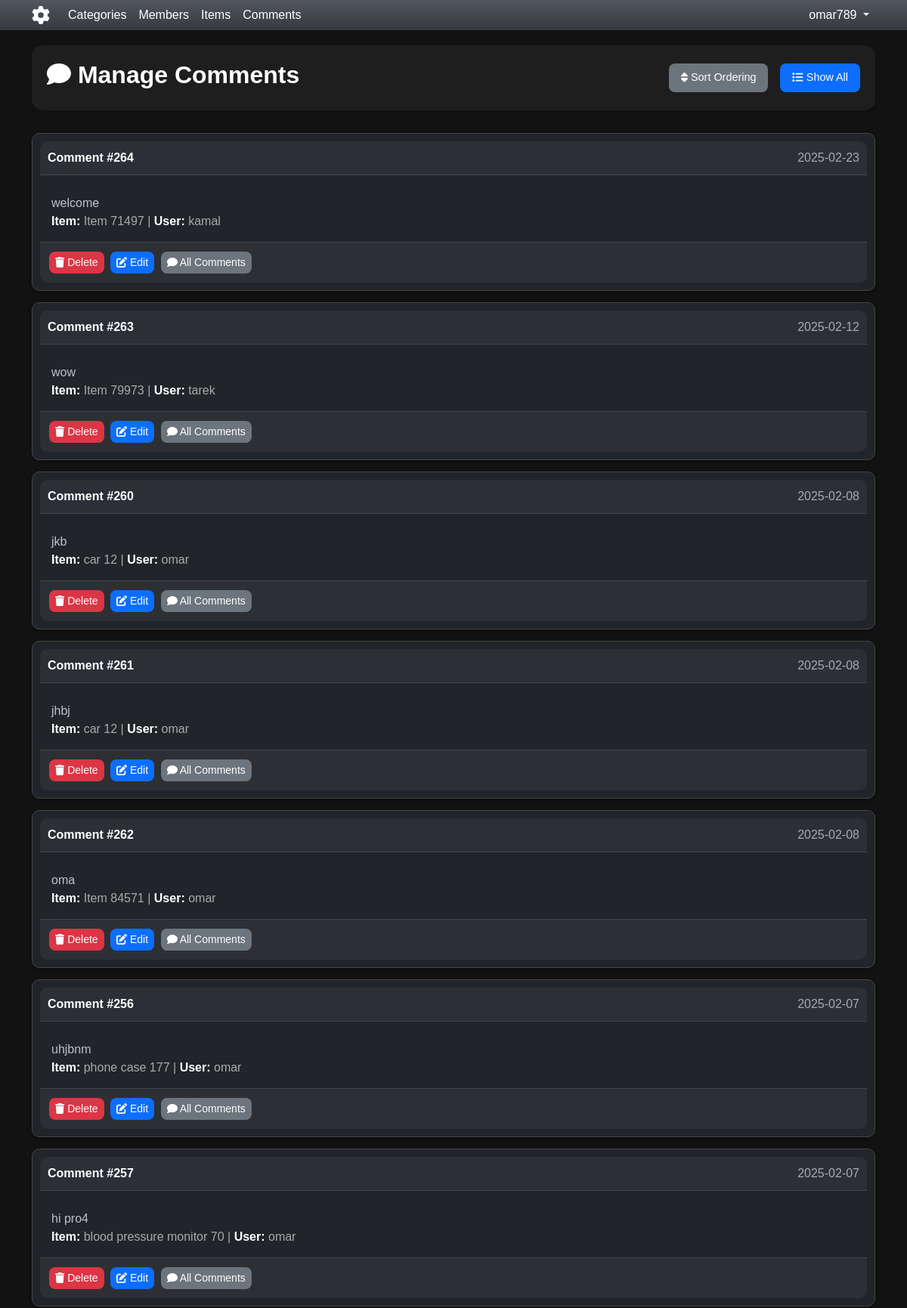
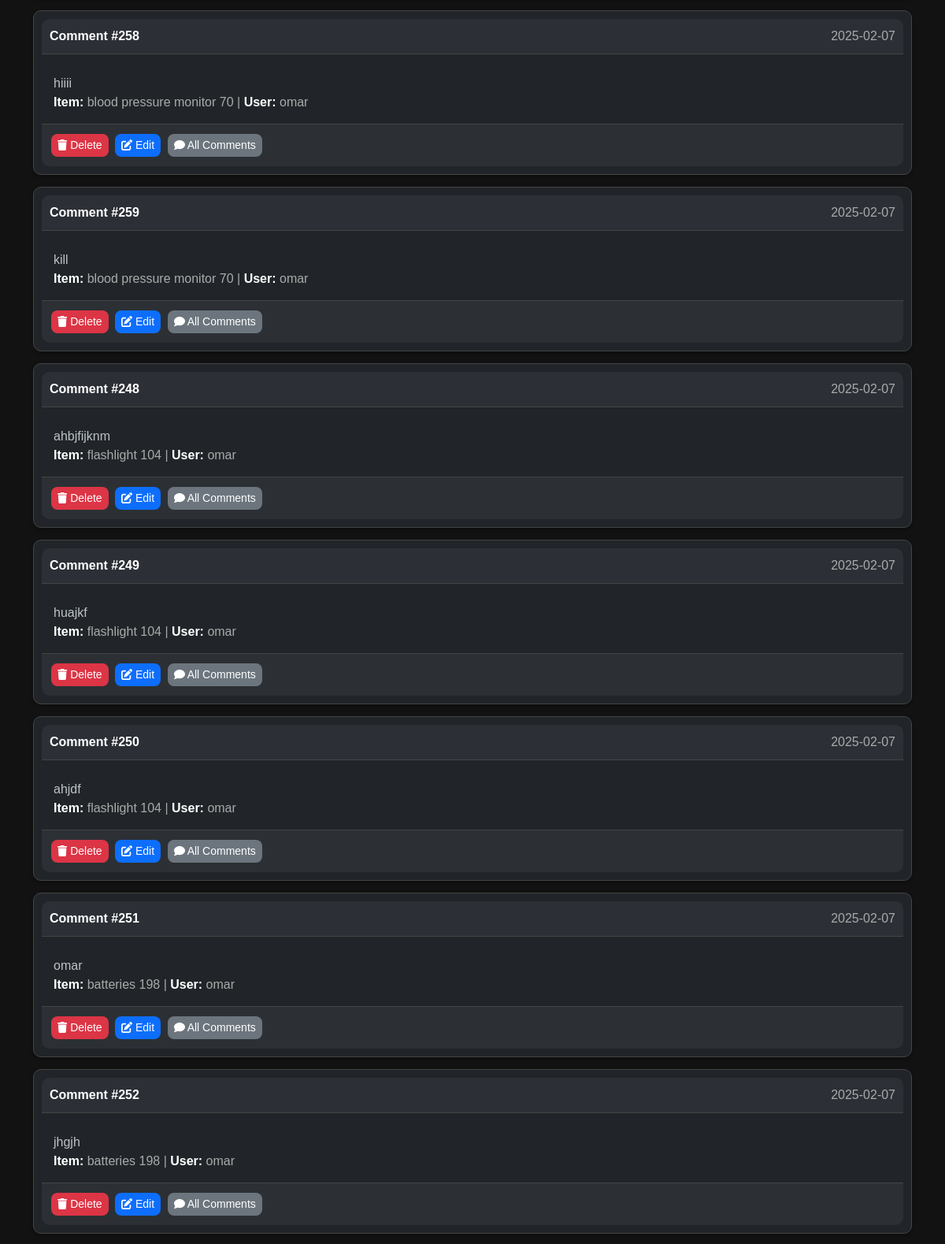
/admin/comments.php (signed in, upper part), run on the app's committed database (2 pictures, top to bottom).
### tables this page shows
CREATE TABLE `comments` (
  `CID` int NOT NULL,
  `Comment` text NOT NULL,
  `Status` tinyint NOT NULL,
  `CommentDate` date NOT NULL,
  `ItemID` int NOT NULL,
  `UserID` int NOT NULL
);

CREATE TABLE `items` (
  `itemsID` int NOT NULL,
  `Name` varchar(255) NOT NULL,
  `Description` text NOT NULL,
  `Price` int NOT NULL,
  `AddDate` datetime NOT NULL,
  `CountryMade` varchar(255) NOT NULL,
  `Status` varchar(255) NOT NULL,
  `Rating` smallint NOT NULL,
  `CatID` int NOT NULL DEFAULT '0',
  `MemberID` int NOT NULL DEFAULT '0',
  `Approve` tinyint NOT NULL DEFAULT '0'
);

CREATE TABLE `users` (
  `UserID` int NOT NULL,
  `Username` varchar(255) NOT NULL COMMENT 'username to login',
  `Password` varchar(255) NOT NULL COMMENT 'password to login',
  `Email` varchar(255) NOT NULL,
  `FullName` varchar(255) NOT NULL,
  `GroupID` int NOT NULL DEFAULT '0',
  `AdminID` int NOT NULL DEFAULT '0',
  `RagStatus` int NOT NULL DEFAULT '0' COMMENT 'User Approval',
  `Date` datetime DEFAULT NULL,
  `Description` text,
  `Phone` text
);

### admin/pagesComment/manage.php (the view, shortened to what this page needs)
<?php
$sort = isset($_GET['sort']) && $_GET['sort'] == 'DESC' ?  'ASC'  :  'DESC';
$limit = 100;
$stmt = $con->prepare("SELECT comments.*, items.Name, users.Username
                       FROM comments
                       INNER JOIN items ON items.itemsID = comments.ItemID
                       INNER JOIN users ON users.UserID = comments.UserID
                       ORDER BY comments.CommentDate $sort
                       LIMIT $limit");
$stmt->execute();
$rows = $stmt->fetchAll();
?>
<div class="container ">
    <div class="row justify-content-center">
        <div class="col-md-12">
            <div class="header-section">
                <div class="d-flex align-items-center justify-content-between flex-wrap gap-3">
                    <h2 class="fw-bold"><i class="fas fa-comment"></i> Manage Comments</h2>
                    <div class="d-flex gap-3">
                        <a id="sortOrdering" class="btn btn-secondary" href="?sort=<?= $sort ?>">
                            <i class="fa-solid fa-sort"></i> Sort Ordering
                        </a>
                        <a id="showAll" class="btn btn-primary" href="comments.php?do=all_comments">
                            <i class="fa-solid fa-list"></i> Show All
                        </a>
                    </div>
                </div>
            </div>
            <div id="commentsContainer">
                <?php if (!isset($_GET['page'])) : ?>
                    <?php foreach ($rows as $com): ?>
                        <div class="comment-card">
                            <div class="comment-header">
                                <strong>Comment #<?= $com['CID'] ?></strong>
                                <span class="float-end text-muted"><?= $com['CommentDate'] ?></span>
                            </div>
                            <div class="comment-body">
                                <p><?= $com['Comment'] ?></p>
                                <div class="text-muted">
                                    <strong>Item:</strong> <?= $com['Name'] ?> |
                                    <strong>User:</strong> <?= $com['Username'] ?>
                                </div>
                            </div>
                            <div class="comment-footer">
                                <a class="btn btn-sm btn-danger btn-custom" href="comments.php?do=delete&comid=<?= $com['CID'] ?>" id="delete-<?= $com['CID'] ?>">
                                    <i class="fas fa-trash"></i> Delete
                                </a>
                                <a class="btn btn-sm btn-primary btn-custom" href="comments.php?do=edit&comid=<?= $com['CID'] ?>">
                                    <i class="fas fa-edit"></i> Edit
                                </a>
                                <a class="btn btn-sm btn-secondary btn-custom" href="comments.php?do=all_comments&comid=<?= $com['UserID'] ?>">
                                    <i class="fas fa-comment"></i> All Comments
                                </a>
                            </div>
                        </div>
                    <?php endforeach; ?>
                <?php endif ?>
            </div>
        </div>
    </div>
</div>

### admin/style/css/global/global.css (style rules this page uses)
:root { --bs-dark-rgb: 52, 58, 64; --bs-bg-opacity: 0.8; --white-color: #ffffff; --black-color: #000000; --primary-color: #007bff; --secondary-color: #0056b3; --success-color: #28a745; --danger-color: #dc3545; --warning-color: #e67e22; --info-color: #3498db; --shadow: 0 4px 10px rgba(0, 0, 0, 0.1); --transition: all 0.3s ease; }
body { margin: 0; padding: 0; background-color: rgba(var(--bs-dark-rgb), var(--bs-bg-opacity)); color: var(--white-color); font-family: 'Arial', sans-serif; }
a { text-decoration: none; color: inherit; }
strong { color : black }

### admin/style/css/pages/dashboard.css (style rules this page uses)
.comment-card { background: #2c3e50; border-radius: 10px; padding: 10px; box-shadow: 0 2px 4px rgba(0, 0, 0, 0.1); transition: transform 0.3s ease, box-shadow 0.3s ease; display: flex; justify-content: space-between; align-items: center; }
.comment-header { border-bottom: 1px solid #34495e; margin-bottom: 10px; }
.comment-body p { color: #bdc3c7; margin: 0; line-height: 1.5; }
.btn { border-radius: 5px; text-decoration: none; font-size: 0.9em; transition: background 0.3s ease; }
.btn-secondary { background: #7f8c8d; color: #fff; }

### admin/style/css/main_pages/categorys.css (style rules this page uses)
body { background-color: #1a1d20; color: #ffffff; font-family: 'Arial', sans-serif; margin: 0; padding: 0; }
body { background-color: #121212; color: #ffffff; }
.btn { border-radius: 8px; padding: 0.5rem 1rem; font-size: 0.9rem; transition: background-color 0.3s ease, transform 0.2s ease; }
.btn-secondary { background-color: #6c757d; border: none; }
.btn-primary { background-color: #0d6efd; border: none; }
.btn-danger { background-color: #dc3545; border: none; }
.btn-sm { padding: 0.25rem 0.5rem; font-size: 0.875rem; }
.header-section { background-color: #1e1e1e; padding: 20px; border-radius: 15px; margin-bottom: 30px; box-shadow: 0 4px 8px rgba(0, 0, 0, 0.2); }

### admin/style/css/main_pages/members.css (style rules this page uses)
strong { color: #ffffff; }
span { color: #ffffff; }
div a { text-decoration: none; color: white; }

### admin/includes/templates/header.php (style rules this page uses)
body { font-family: 'Arial', sans-serif; }
body { background-color: #121212; color: #ffffff; }
p { font-weight: 400; }
* { scrollbar-width: thin; scrollbar-color: #555 #2c2c2c; }

### admin/pagesComment/manage.php (style rules this page uses)
.comment-card { background-color: #212529; border: 1px solid #444; border-radius: 10px; margin-bottom: 15px; box-shadow: 0 2px 4px rgba(0, 0, 0, 0.3); transition: transform 0.2s, box-shadow 0.2s; display: block; }
.comment-header { background-color: #2c3036; padding: 10px; border-bottom: 1px solid #444; border-radius: 10px 10px 0 0; }
.comment-body { padding: 15px; }
.comment-footer { background-color: #2c3034; padding: 10px; border-top: 1px solid #444; border-radius: 0 0 10px 10px; }
.btn-custom { margin: 2px; }
.text-muted { color: #aaa !important; }
.header-section { background-color: #1e1e1e; padding: 20px; border-radius: 15px; margin-bottom: 30px; box-shadow: 0 4px 8px rgba(0, 0, 0, 0.2); }

### data on the page
comments: CID "264", CommentDate "2025-02-23", Comment "welcome", ItemID.Name "Item 71497", UserID.Username "kamal"
comments: CID "263", CommentDate "2025-02-12", Comment "wow", ItemID.Name "Item 79973", UserID.Username "tarek"
comments: CID "260", CommentDate "2025-02-08", Comment "jkb", ItemID.Name "car 12", UserID.Username "omar"
comments: CID "261", CommentDate "2025-02-08", Comment "jhbj", ItemID.Name "car 12", UserID.Username "omar"
comments: CID "262", CommentDate "2025-02-08", Comment "oma", ItemID.Name "Item 84571", UserID.Username "omar"
comments: CID "256", CommentDate "2025-02-07", Comment "uhjbnm", ItemID.Name "phone case 177", UserID.Username "omar"
comments: CID "257", CommentDate "2025-02-07", Comment "hi pro4", ItemID.Name "blood pressure monitor 70", UserID.Username "omar"
comments: CID "258", CommentDate "2025-02-07", Comment "hiiii", ItemID.Name "blood pressure monitor 70", UserID.Username "omar"
comments: CID "259", CommentDate "2025-02-07", Comment "kill", ItemID.Name "blood pressure monitor 70", UserID.Username "omar"
comments: CID "248", CommentDate "2025-02-07", Comment "ahbjfijknm", ItemID.Name "flashlight 104", UserID.Username "omar"
comments: CID "249", CommentDate "2025-02-07", Comment "huajkf", ItemID.Name "flashlight 104", UserID.Username "omar"
comments: CID "250", CommentDate "2025-02-07", Comment "ahjdf", ItemID.Name "flashlight 104", UserID.Username "omar"
comments: CID "251", CommentDate "2025-02-07", Comment "omar", ItemID.Name "batteries 198", UserID.Username "omar"
comments: CID "252", CommentDate "2025-02-07", Comment "jhgjh", ItemID.Name "batteries 198", UserID.Username "omar"

### other printed values
lang('CATEGORIES') "Categories"
lang('MEMBER') "Members"
lang('ITEM') "Items"
lang('COMMENT') "Comments"
lang('ADMIN') "omar789"
